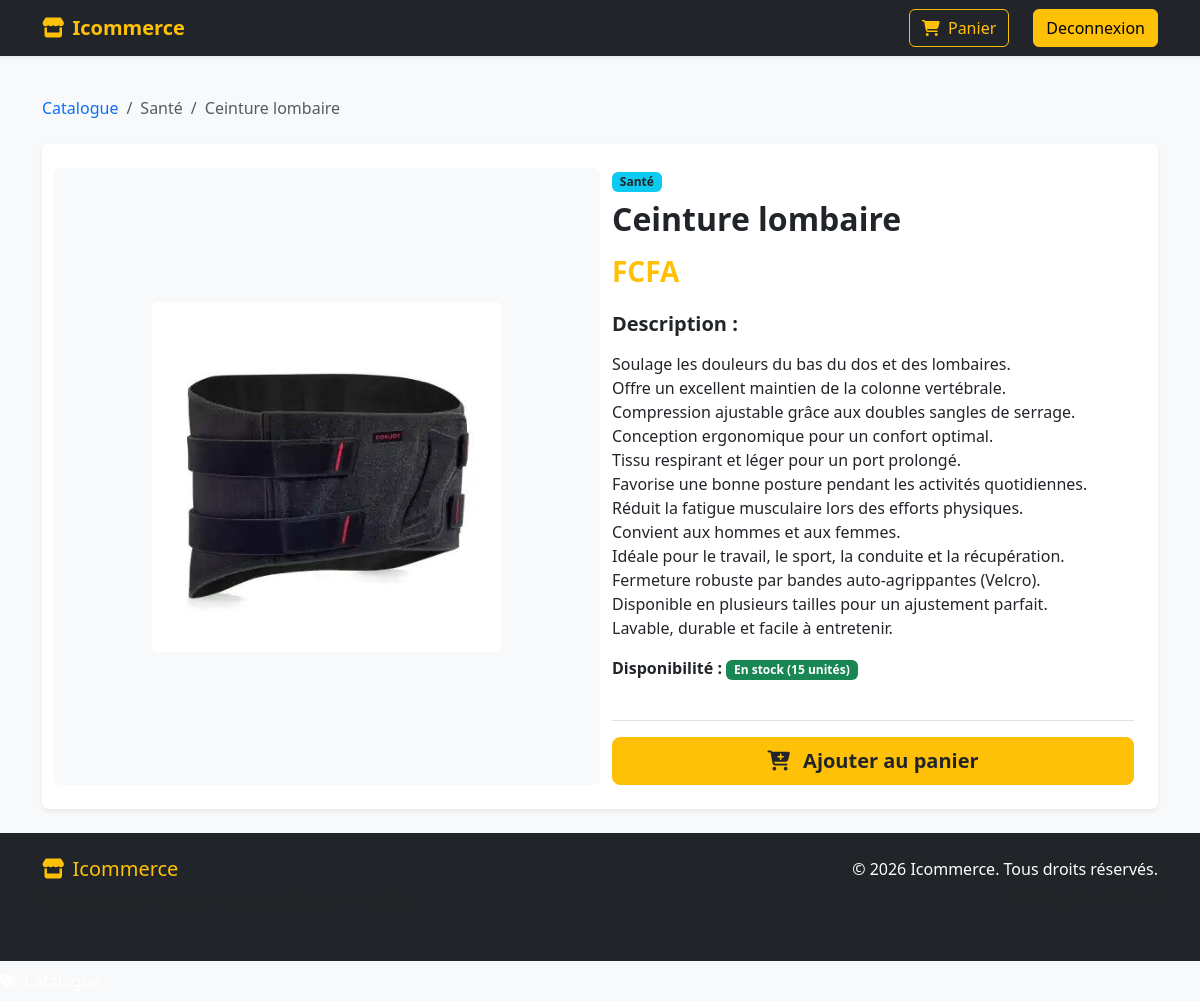
Page /produit/3/ on the committed database.
### vente/models.py (models this page shows, shortened)
class Produit(models.Model):
    categorie = models.ForeignKey(Categorie, on_delete=models.CASCADE)
    designation = models.CharField(max_length=150)
    description = models.TextField()
    prix_achat = models.DecimalField(max_digits=10, decimal_places=2, default=0)
    prix_vente = models.DecimalField(max_digits=10, decimal_places=2, default=0)
    stock = models.PositiveIntegerField(default=0)
    image = models.ImageField(upload_to='produits/', blank=True, null=True)

class Categorie(models.Model):
    nom = models.CharField(max_length=100)
    description = models.TextField(blank=True)

### vente/views.py (the view)
# urls.py: path('produit/<int:produit_id>/', views.produit_detail, name='produit_detail'),
def produit_detail(request, produit_id):
    produit = get_object_or_404(Produit, id=produit_id)
    context = {
        'produit': produit
    }
    return render(request, 'vente/produit_detail.html', context)

### vente/templates/vente/produit_detail.html (shortened to what this page needs)
{% extends 'vente/base.html' %}
{% load static %}
{% block content %}
<div class="container">
    <nav aria-label="breadcrumb" class="mb-4">
        <ol class="breadcrumb">
            <li class="breadcrumb-item"><a href="{% url 'vente:catalogue' %}" class="text-decoration-none">Catalogue</a></li>
            <li class="breadcrumb-item text-muted">{{ produit.categorie.nom }}</li>
            <li class="breadcrumb-item active" aria-current="page">{{ produit.designation }}</li>
        </ol>
    </nav>
    <div class="card border-0 shadow-sm">
        <div class="card-body p-4">
            <div class="row g-4">
                <div class="col-md-6 text-center bg-light p-4 rounded d-flex align-items-center justify-content-center" style="min-height: 350px;">
                    {% if produit.image %}
                        <img src="{{ produit.image.url }}" class="img-fluid rounded" style="max-height: 350px;" alt="{{ produit.designation }}">
                    {% else %}
                        <div class="text-muted">
                            <i class="fa-solid fa-image fa-5x mb-3"></i>
                            <p>Aucune image disponible</p>
                        </div>
                    {% endif %}
                </div>
                <div class="col-md-6 d-flex flex-column justify-content-between">
                    <div>
                        <span class="badge bg-info text-dark mb-2">{{ produit.categorie.nom }}</span>
                        <h2 class="fw-bold text-dark mb-3">{{ produit.designation }}</h2>
                        <h3 class="text-warning fw-bold mb-4">{{ produit.prix }} FCFA</h3>
                        <h5 class="fw-bold">Description :</h5>
                        <p class="text-muted">{{ produit.description|linebreaks }}</p>
                        <div class="mb-3">
                            <span class="fw-semibold">Disponibilité :</span>
                            {% if produit.stock > 0 %}
                                <span class="badge bg-success">En stock ({{ produit.stock }} unités)</span>
                            {% else %}
                                <span class="badge bg-danger">En rupture de stock</span>
                            {% endif %}
                        </div>
                    </div>
                    <div class="pt-3 border-top mt-4">
                        {% if produit.stock > 0 %}
                            <a href="{% url 'vente:ajouter_au_panier' produit.id %}" class="btn btn-warning btn-lg w-100 text-dark fw-bold">
                                <i class="fa-solid fa-cart-plus me-2"></i> Ajouter au panier
                            </a>
                        {% else %}
                            <button class="btn btn-secondary btn-lg w-100" disabled>Rupture de stock</button>
                        {% endif %}
                    </div>
                </div>
            </div>
        </div>
    </div>
</div>
{% endblock %}

### rows in the picture
Produit: categorie.nom "Santé", designation "Ceinture lombaire", image (picture), description "Soulage les douleurs du bas du dos et des lombaires. Offre un excellent maintien de la colonne vertébrale. Compression ajustable grâce aux doubles sangles de serrage. Conception ergonomique pour un confort optimal. Tissu respirant et léger pour un port prolongé. Favorise une bonne posture pendant les activités quotidiennes. Réduit la fatigue musculaire lors des efforts physiques. Convient aux hommes et aux femmes. Idéale pour le travail, le sport, la conduite et la récupération. Fermeture robuste par bandes auto-agrippantes (Velcro). Disponible en plusieurs tailles pour un ajustement parfait. Lavable, durable et facile à entretenir.", stock "15"
